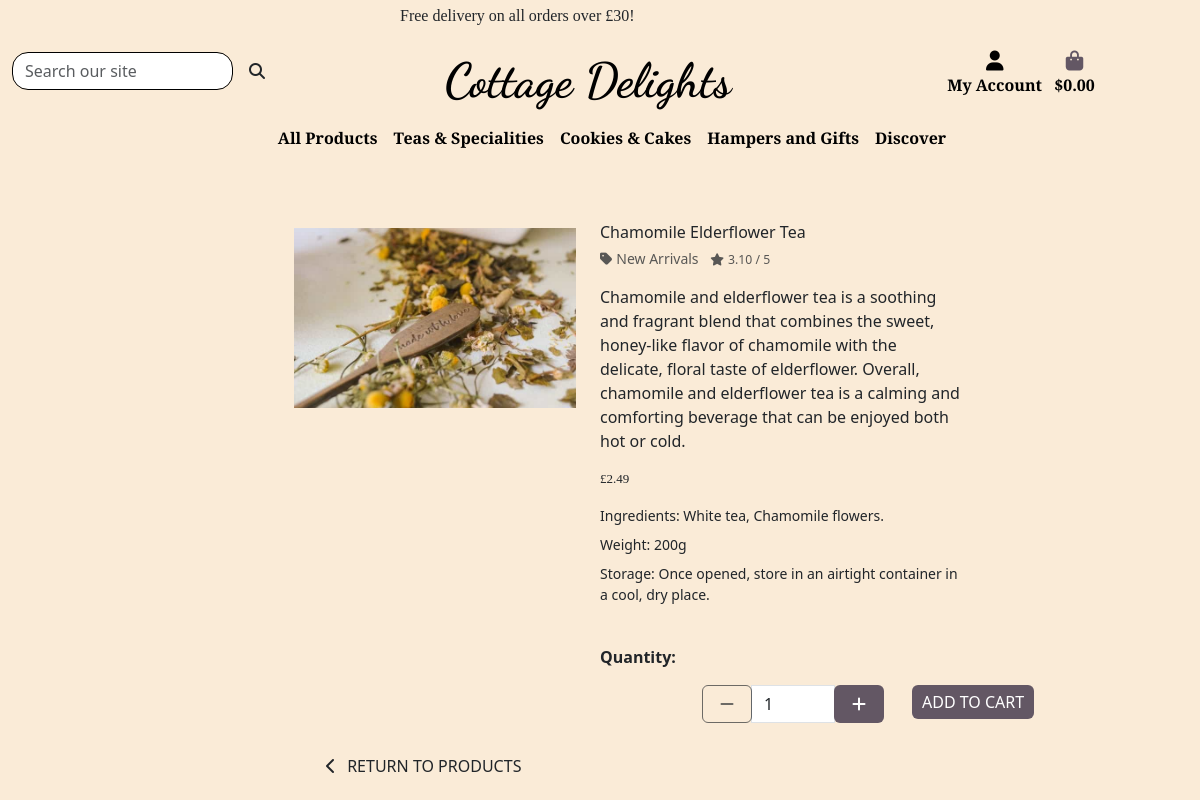
Screenshot of /products/16/ with the database file from the repository.
### products/models.py (models this page shows, shortened)
class Product(models.Model):
    category = models.ForeignKey(
        'category', null=True, blank=True, on_delete=models.SET_NULL)
    sku = models.CharField(max_length=100)
    name = models.CharField(max_length=250, null=True, blank=True)
    description = models.TextField()
    ingredients = models.CharField(max_length=450)
    weight = models.CharField(max_length=10, null=True, blank=True)
    storage = models.TextField(null=True, blank=True)
    price = models.DecimalField(max_digits=6, decimal_places=2)
    rating = models.DecimalField(
        max_digits=6, decimal_places=2, null=True, blank=True)
    image_url = models.URLField(max_length=1024, null=True, blank=True)
    image = models.ImageField(null=True, blank=True)

class Category(models.Model):
    class Meta:
        verbose_name_plural = 'Categories'
    name = models.CharField(max_length=250)
    friendly_name = models.CharField(max_length=250, null=True, blank=True)

### products/views.py (the view)
# urls.py: path('<int:product_id>/', views.productdetails, name='productdetails'),
def productdetails(request, product_id):
    product = get_object_or_404(Product, pk=product_id)
    context = {
        'product': product,
    }
    return render(request, 'products/productdetails.html', context)

### cart/contexts.py (called while the page is built, shortened)
def cart_contents(request):
    cart_items = []
    order_total = 0
    product_quant = 0
    cart = request.session.get('cart', {})
    if order_total < settings.FREE_DELIVERY_THRESHOLD:
        delivery = order_total * Decimal(settings.STANDARD_DELIVERY_PERCENTAGE / 100)
        free_delivery_delta = settings.FREE_DELIVERY_THRESHOLD - order_total
    else:
        delivery = 0
        free_delivery_delta = 0
    grand_total = delivery + order_total
    context = {
        'cart_items': cart_items,
        'order_total': order_total,
        'product_quant': product_quant,
        'delivery': delivery,
        'free_delivery_delta': free_delivery_delta,
        'free_delivery_threshold': settings.FREE_DELIVERY_THRESHOLD,
        'grand_total': grand_total,
    }
    return context

### products/templates/products/productdetails.html (shortened to what this page needs)
{% extends 'base.html' %}
{% load static %}
{% block page_header %}
<div class="container header-container">
</div>
{% endblock %}
{% block content %}
<div class="overlay"></div>
<div class="container-fluid mt-2">
    <div class=" container-fluid row mt-2">
        <div class="imgcontainer col-sm-12 col-md-6 col-lg-4 offset-2 me-0 mt-2">
            <div class="col-sm-12 w-100 image-container my-5">
                {% if product.image %}
                <a href="{{ product.image.url }}" target="_blank">
                    <img class="card-img-top img-fluid" src="{{ product.image.url }}" alt="{{ product.name }}">
                </a>
                {% else %}
                <a href="">
                    <img class="card-img-top img-fluid" src="{{ MEDIA_URL }}noimage-min.png" alt="{{ product.name }}">
                </a>
                {% endif %}
            </div>
        </div>
        <div class="detailcontainer col-sm-12 col-md-6 col-lg-4">
            <div class="productdetails-cont mb-4 mt-4 mt-md-5">
                <p class="mb-0">{{ product.name }}</p>
                {% if product.category %}
                <p class="small mt-1 mb-0">
                    <a class="text-muted" href="{% url 'products' %}?category={{ product.category.name }}">
                        <i class="fas fa-tag me-1"></i>{{ product.category.friendly_name }}
                    </a>
                    {% endif %}
                    {% if product.rating %}
                    <span class="mx-2"><small class="text-muted"><i class="fas fa-star me-1"></i>{{ product.rating }} /
                            5</small></span>
                    {% else %}
                    <small class="text-muted">No Rating</small>
                    {% endif %}</p>
                <p class="mt-3">{{ product.description }}</p>
                <p class="lead mb-0 text-left font-weight-bold">£{{ product.price }}</p>
                <small>
                    <div class="row mt-3">
                        <div class="col md-6">Ingredients: {{ product.ingredients }}</div>
                    </div>
                    <div class="row mt-2">
                        <div class="col md-6">Weight: {{ product.weight }}</div>
                    </div>
                    <div class="row mt-2">
                        <div class="col">Storage: {{ product.storage }}</div>
                    </div>
                </small>
            </div>
        </div>
    </div>
</div>
<div class="form-row quantitytitle">
    <div class="col-md-6">
        <p class="mt-3"><strong>Quantity:</strong></p>
    </div>
</div>
<div class="row mx-auto">
    <div class="quantcontainer col-md-6 col-lg-6 me-0 mx-auto mb-3">
        <form class="form col-md-4 quant-form me-1" action="{% url 'add_items' product.id %}" method="POST">
            <div class="form-group w-30">
                <div class="input-group input-group-{{ product.id }}">
                    <div class="input-group-prepend">
                        <button class="decrement-qty btn btn-black rounded-start decrement-qty_{{ product.id }}"
                            data-item_id="{{ product.id }}">
                            <span class="icon">
                                <i class="fas fa-minus"></i>
                            </span>
                        </button>
                    </div>
                    <input class="form-control qty_input id_qty_{{ product.id }}" type="number" name="quantity"
                        value="1" min="1" max="99" data-item_id="{{ product.id }}">
                    <div class="input-group-append">
                        <button class="increment-qty btn btn-black rounded-start increment-qty_{{ product.id }}"
                            data-item_id="{{ product.id }}">
                            <span class="icon">
                                <i class="fas fa-plus"></i>
                            </span>
                        </button>
                    </div>
                </div>
            </div>
    </div>
    <div class="col-md-3 ms-0 addtocart">
        <input type="submit" class="btn btn-black rounded text-uppercase" value="Add to Cart">
    </div>
</div>
<div class="row">
    <div class="col-12 col-md-6 mx-auto mt-2">
        <a href="{% url 'products' %}" class="btn btn-outline-black rounded-0">
            <span class="icon">
                <i class="fas fa-chevron-left"></i>
            </span>
            <span class="text-uppercase me-3">Return to Products</span>
        </a>
    </div>
</div>
{% endblock %}

### static/css/base.css (style rules this page uses)
html { height: 100%; margin: 0; padding: 0; width: 100%; }
body { width: 100%; background-image: url('/media/elaine-howlin-FEpNmWh1fMc-unsplash-min.jpg'); background-repeat: no-repeat; background-size: cover; background-color: rgb(247, 235, 235); height: calc(76vh - 164px); }
.overlay { height: 100%; width: 100%; background-color: antiquewhite; z-index: -1; top: 0; left: 0; position: fixed; }
.header-container { padding-top: 164px; width: 100%; }
a.text-muted { text-decoration: none; }
.imgcontainer { padding-left: 90px; }
img.card-img-top { width: 100%; height: 15vw; object-fit: cover; }
.quant-form { padding-left: 10px; }
.icon { align-items: center; display: inline-flex; justify-content: center; height: 1.5rem; width: 1.5rem; }
p.lead { font-size: 13px; font-weight: 500; font-family: "Arbutus Slab", serif; }
a.btn-black, button.btn-black, input.btn-black, a.editbutton { background: rgb(99, 87, 100); color: white; }
input.btn-black { border-style: none; border-radius: 5px; padding: 5px 10px; }
@media (min-width: 768px) { .container { width: 100%; } }
@media (min-width: 992px) { .header-container { padding-top: 164px; } }
@media screen and (min-width: 768px) and (max-width: 1755px) { html { width: 100%; } }
@media screen and (min-width: 768px) and (max-width: 1755px) { body { width: 100%; } }
@media screen and (min-width: 768px) and (max-width: 1755px) { div.container { width: 100%; } }
@media screen and (min-width: 576px) { div.quantcontainer { display: flex; justify-content: end; } }
@media screen and (min-width: 885px) { div.quantitytitle { display: flex; justify-content: end; } }

### rows the page displays
Product: image (picture), name "Chamomile Elderflower Tea", category.friendly_name "New Arrivals", rating "3.10", description "Chamomile and elderflower tea is a soothing and fragrant blend that combines the sweet, honey-like flavor of chamomile with the delicate, floral taste of elderflower. Overall, chamomile and elderflower tea is a calming and comforting beverage that can be enjoyed both hot or cold.", price "2.49", ingredients "White tea, Chamomile flowers.", weight "200g", storage "Once opened, store in an airtight container in a cool, dry place."

### other values shown
{{ free_delivery_threshold }} "30"
